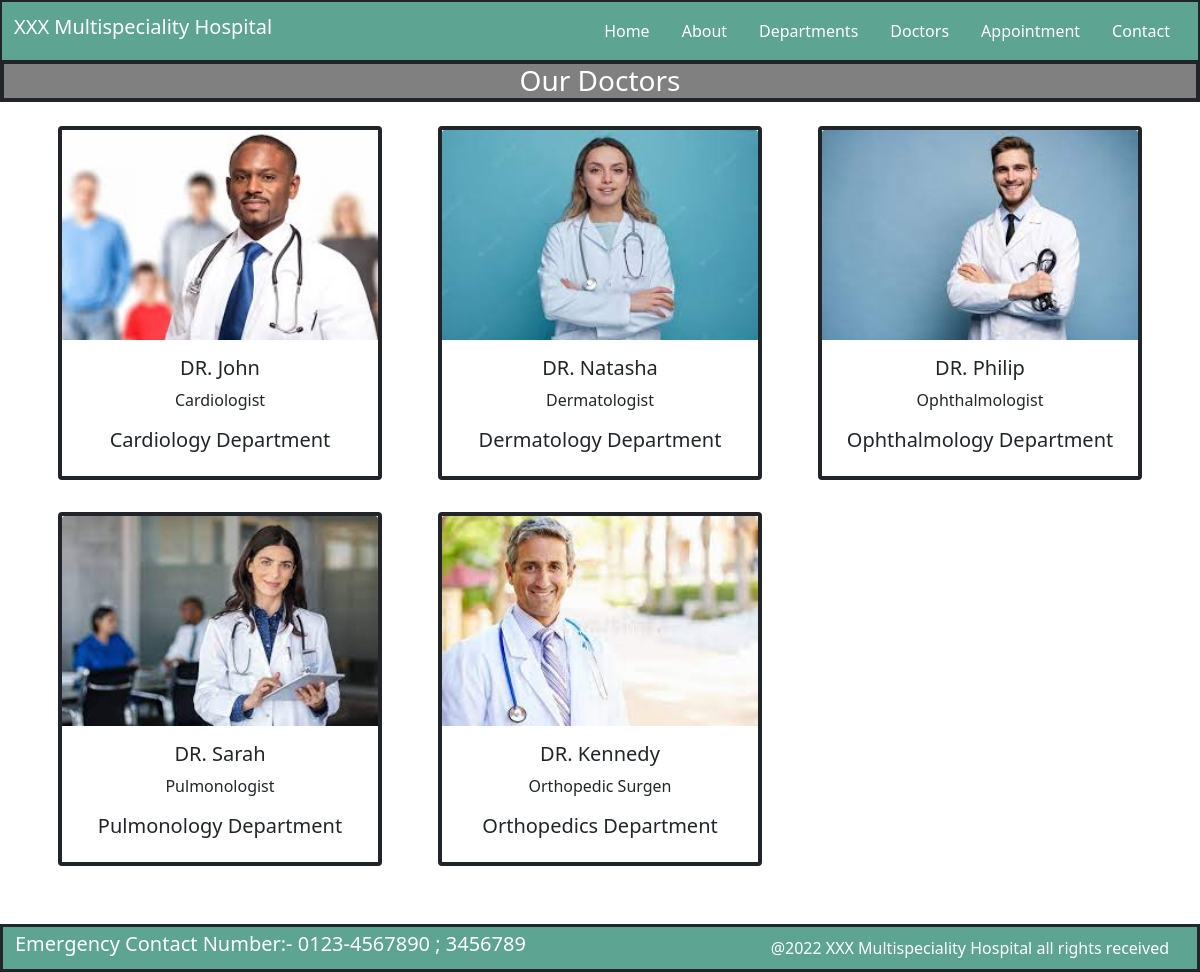
The app's page /doctors/ with its own data.
### hospital_app/models.py (models this page shows, shortened)
class Doctors(models.Model):
    doc_name=models.CharField(max_length=250)
    doc_spec=models.CharField(max_length=250)
    dep_name=models.ForeignKey(Department,on_delete=models.CASCADE)
    doc_image=models.ImageField(upload_to='pics')

class Department(models.Model):
    dep_name=models.CharField(max_length=250)
    dep_description=models.TextField()
    def __str__(self):
        return self.dep_name

### hospital_app/views.py (the view)
# urls.py: path('doctors/',views.doctors,name='doctors'),
def doctors(request):
    doc={"doc":Doctors.objects.all()}
    return render(request, 'doctors.html',doc)

### templates/doctors.html (shortened to what this page needs)
{% extends 'base.html' %}
{% block content %}
    <h3 id="1" class="text-center border border-4 border-dark" style="background-color:grey;color:white;">Our Doctors</h3>
<div class="container ">
    <div class="row">
         {% for d in doc %}
        <div class="col-4">
    <div class="card text-center mx-3 my-3 border border-4 border-dark">
        <img src="{{d.doc_image.url}}" class="card-img-top" alt="doctor image">
        <div class="card-body">
            <h5 class="card-title">{{d.doc_name}}</h5>
            <p class="card-text"> {{d.doc_spec}}</p>
            <h5 class="card-title">{{d.dep_name}} Department</h5>
        </div>
    </div>
        </div>
        {% endfor %}
</div>
</div>
{% endblock %}

### templates/base.html (shortened to what this page needs)
{% load static %}
<!DOCTYPE html>
<html lang="en">
<head>
    <link rel="stylesheet" href="{% static 'style.css' %}">
    <link href="https://cdn.jsdelivr.net/npm/bootstrap@5.0.2/dist/css/bootstrap.min.css" rel="stylesheet">
</head>
<body>
    <nav class="navbar fixed-top navbar-dark border border-dark border-2" style="background-color:#5DA493">
  <div class="container-fluid">
    <h6 class="navbar-brand" style="color:white;">XXX Multispeciality Hospital</h6>
      <ul class="nav justify-content-end">
        <li class="nav-item">
             <a class="nav-link" style="color:white;"" href="{% url 'home' %}">Home</a>
        </li>
        <li class="nav-item">
            <a class="nav-link" style="color:white;" href="{% url 'about' %}">About</a>
        </li>
          <li class="nav-item">
             <a class="nav-link" style="color:white;" href="{% url 'departments' %}">Departments</a>
        </li>
        <li class="nav-item">
            <a class="nav-link" style="color:white;" href="{% url 'doctors' %}">Doctors</a>
        </li>
          <li class="nav-item">
             <a class="nav-link" style="color:white;" href="{% url 'appointment' %}">Appointment</a>
        </li>
        <li class="nav-item">
            <a class="nav-link" style="color:white;" href="{% url 'contact' %}">Contact</a>
        </li>
      </ul>
  </div>
</nav>
<main>{% block content %}{% endblock %}</main>
<footer>
    <nav class="navbar fixed-bottom navbar-dark border border-dark border-3 py-0 " style="background-color:#5DA493;">
  <div class="container-fluid">
    <h6 class="navbar-brand" style="color:white;" href="#">Emergency Contact Number:- 0123-4567890 ; 3456789</h6>
      <ul class="nav justify-content-end">
        <li class="nav-item">
             <a class="nav-link" style="color:white;" href="#">@2022 XXX Multispeciality Hospital all rights received</a>
        </li>
      </ul>
  </div>
</nav>
</footer>
</body>
</html>

### static/style.css (style rules this page uses)
body { background-image: url("https://wallpaperaccess.com/full/1282799.jpg"); height: 100%; background-position: center; background-repeat: no-repeat; background-size: cover; }
main { margin-top:60px; margin-bottom:90px; }

### records on screen
Doctors: doc_image (picture), doc_name "DR. John", doc_spec "Cardiologist", dep_name "Cardiology"
Doctors: doc_image (picture), doc_name "DR. Natasha", doc_spec "Dermatologist", dep_name "Dermatology"
Doctors: doc_image (picture), doc_name "DR. Philip", doc_spec "Ophthalmologist", dep_name "Ophthalmology"
Doctors: doc_image (picture), doc_name "DR. Sarah", doc_spec "Pulmonologist", dep_name "Pulmonology"
Doctors: doc_image (picture), doc_name "DR. Kennedy", doc_spec "Orthopedic Surgen", dep_name "Orthopedics"
